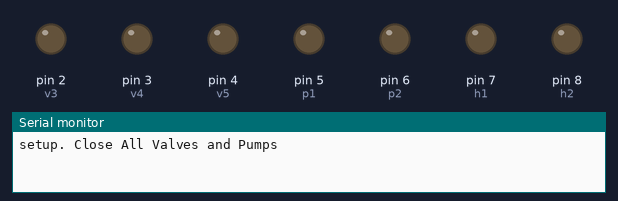
This sketch was run on a simulated Arduino Uno, built with avr-gcc and run on an emulated ATmega328P. Shown: output pins drawn as LEDs (lit = HIGH), the last lines printed to the serial monitor. Pins used as bus, display or sensor lines are not drawn.

Above: at 0.1 s.
At 124.1 s:
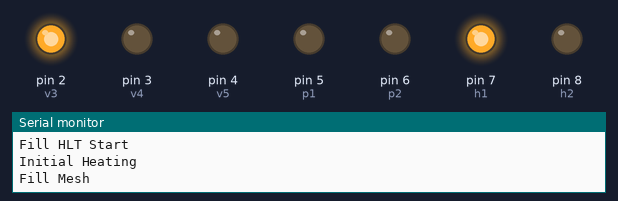
Timing chart, 0 to 125.6 s (numbered marks = the images above):
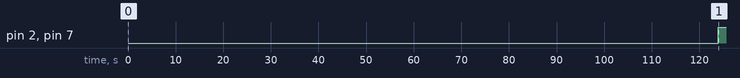

The sketch:

Master.ino
```cpp
const int v1 = 0;
const int v2 = 1;
const int v3 = 2;
const int v4 = 3;
const int v5 = 4;

const int p1 = 5;
const int p2 = 6;

const int h1 = 7;
const int h2 = 8;

const bool hL1 = 9;
const bool hL2 = 10;
const bool hL3 = 11;
const bool lL1 = 12;
const bool lL2 = 13;

const int t1 = A0;
const int t2 = A1;
const int t3 = A2;

int state = 1;
void setup() {
  // initialize serial communication:
  Serial.begin(9600);

  pinMode(v1, OUTPUT);
  pinMode(v2, OUTPUT);
  pinMode(v3, OUTPUT);
  pinMode(v4, OUTPUT);
  pinMode(v5, OUTPUT);
  pinMode(p1, OUTPUT);
  pinMode(p2, OUTPUT);
  pinMode(h1, OUTPUT);
  pinMode(h2, OUTPUT);

  pinMode(hL1, INPUT);
  pinMode(hL2, INPUT);
  pinMode(hL3, INPUT);
  pinMode(lL1, INPUT);
  pinMode(lL2, INPUT);
  pinMode(t1,  INPUT);
  pinMode(t2,  INPUT);
  pinMode(t3,  INPUT);
}

void loop() {
  switch (state) {
    case 1:
      initialSetup();
      break;

    case 2:
      fillHltStart();
      break;

    case 3:
      initialHeatinigForMeshing();
      break;

    case 4:
      fillMesh();
      break;

    case 5:
      fillHltForCirculation();
      break;

    case 6:
      heatingHltForCirculation();
      break;

    case 7:
      executeMeshing();
      break;

    case 8:
      circulation();
      break;

    case 9:
      fillBoilAndHeat();
      break;

    case 10:
      rinse();
      break;

    case 11:
      boil();
      break;

    case 12:
      fillYeastBucket();
      break;

    case 100:
      Serial.println("Finish");
      delay(10000);
      break;
  }
  delay(1);
}

void initialSetup() {
  Serial.println("setup. Close All Valves and Pumps");
  digitalWrite(v1, LOW);
  delay(20000);
  digitalWrite(v2, LOW);
  delay(20000);
  digitalWrite(v3, LOW);
  delay(20000);
  digitalWrite(v4, LOW);
  delay(20000);
  digitalWrite(v5, LOW);
  delay(20000);

  digitalWrite(p1, LOW);
  delay(1000);
  digitalWrite(p2, LOW);
  delay(1000);

  digitalWrite(h1, LOW);
  delay(1000);
  digitalWrite(h2, LOW);
  delay(1000);


  state = 2;
}

void fillHltStart() {
  Serial.println("Fill HLT Start");
  digitalWrite(v1, HIGH);
  if ( hL1 == true ) {
    digitalWrite(v1, LOW);
    delay(20000);
    state = 3;
  }
}

void initialHeatinigForMeshing() {
  Serial.println("Initial Heating");
  digitalWrite(h1, HIGH);
  int t1Value = analogRead(t1);
  int t1Temperature = t1Value * 42;  // use mapping
  if (t1Temperature >= 67) {
    //PID 67 degree regulator
    state = 4;
  }

}

void fillMesh() {
  Serial.println("Fill Mesh");
  digitalWrite(v3, HIGH);
  delay(20000);             //Only run once
  digitalWrite(p2, HIGH);
  if (hL2 == true) {
    digitalWrite(p2, LOW);
    digitalWrite(v3, LOW);
  }
  state = 5;
}

void fillHltForCirculation() {
  Serial.println("Fill HLT Ciculation");
  digitalWrite(v1, HIGH);
  if (hL1 == true) {
    digitalWrite(v1, LOW);
  }
  state = 6;
}

void heatingHltForCirculation() {
  Serial.println("Heating For Circulation");
  state = 7;
}

void executeMeshing() {
  Serial.println("Execute Meshinig");
  state = 8;
}

void circulation() {
  Serial.println("Circulation");
  state = 9;
}

void fillBoilAndHeat() {
  Serial.println("Fill Boil and Heat");
  state = 10;
}

void rinse() {
  Serial.println("Rinse");
  state = 11;
}

void boil() {

  Serial.println("Boil");
  state = 12;
}

void fillYeastBucket() {
  Serial.println("Fill Yeast Bucket");
  state = 100;
}
```

Measured:
- by itself, pin 2 (v3), pin 7 (h1): LOW → HIGH at 124 s
